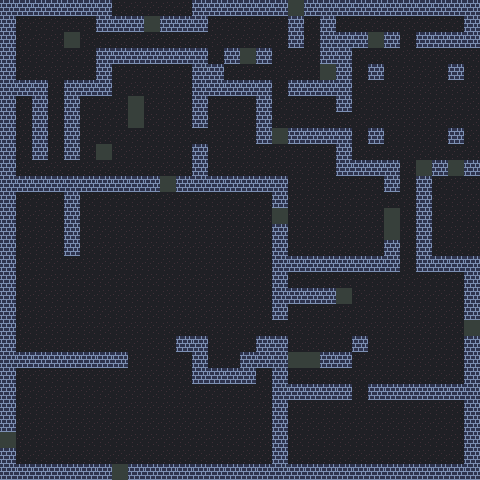

The image is a tile-based game level rendered from a .tmx file. Its description and source (layers, tilesets, objects; grid data summarised) follow:
An orthogonal 30x30 tile map with 16x16 px tiles, 1 tile layer (Tiles) and 56 objects (50x Entity, 5x Spike).

<map version="1.10" tiledversion="1.11.2" orientation="orthogonal" renderorder="right-down" width="30" height="30" tilewidth="16" tileheight="16" infinite="0" nextlayerid="3" nextobjectid="85">
 <tileset firstgid="1" source="../tilesets/atlas.tsx" />
 <layer id="1" name="Tiles" width="30" height="30">
  <data>[900 cells, 900 non-empty, 5 distinct tile ids]</data>
 </layer>
 <objectgroup id="2" name="Entities">
  <object id="1" name="Player" type="Entity" x="32" y="32" width="16" height="16" />
  <object id="2" name="Door" type="Entity" gid="34" x="96" y="48" width="16" height="16" />
  <object id="3" name="Door" type="Entity" gid="34" x="336" y="128" width="16" height="16" />
  <object id="5" name="Door" type="Entity" gid="34" x="272" y="336" width="16" height="16" />
  <object id="6" name="Beanling" type="Entity" gid="20" x="224" y="32" width="16" height="16" />
  <object id="7" name="Beanling" type="Entity" gid="20" x="304" y="80" width="16" height="16" />
  <object id="80" name="Beanling" type="Entity" gid="20" x="304" y="240" width="16" height="16" />
  <object id="11" name="Beanling" type="Entity" gid="20" x="464" y="160" width="16" height="16" />
  <object id="14" name="Beanling" type="Entity" gid="20" x="448" y="112" width="16" height="16" />
  <object id="15" name="Spike" gid="65" x="352" y="336" width="16" height="16" />
  <object id="21" name="Spike" gid="65" x="368" y="336" width="16" height="16" />
  <object id="22" name="Spike" gid="65" x="368" y="320" width="16" height="16" />
  <object id="84" name="Spike" gid="65" x="400" y="192" width="16" height="16" />
  <object id="23" name="Spike" gid="65" x="352" y="320" width="16" height="16" />
  <object id="36" name="Spike" type="Entity" gid="65" x="32" y="240" width="16" height="16" />
  <object id="37" name="Spike" type="Entity" gid="65" x="32" y="256" width="16" height="16" />
  <object id="38" name="Spike" type="Entity" gid="65" x="48" y="256" width="16" height="16" />
  <object id="39" name="Spike" type="Entity" gid="65" x="48" y="240" width="16" height="16" />
  <object id="40" name="Spike" type="Entity" gid="65" x="32" y="416" width="16" height="16" />
  <object id="41" name="Spike" type="Entity" gid="65" x="32" y="432" width="16" height="16" />
  <object id="42" name="Spike" type="Entity" gid="65" x="48" y="432" width="16" height="16" />
  <object id="43" name="Spike" type="Entity" gid="65" x="48" y="416" width="16" height="16" />
  <object id="44" name="Spike" type="Entity" gid="65" x="192" y="240" width="16" height="16" />
  <object id="45" name="Spike" type="Entity" gid="65" x="192" y="240" width="16" height="16" />
  <object id="46" name="Spike" type="Entity" gid="65" x="192" y="256" width="16" height="16" />
  <object id="47" name="Spike" type="Entity" gid="65" x="208" y="256" width="16" height="16" />
  <object id="48" name="Spike" type="Entity" gid="65" x="208" y="240" width="16" height="16" />
  <object id="49" name="Spike" type="Entity" gid="65" x="176" y="416" width="16" height="16" />
  <object id="50" name="Spike" type="Entity" gid="65" x="176" y="432" width="16" height="16" />
  <object id="51" name="Spike" type="Entity" gid="65" x="192" y="432" width="16" height="16" />
  <object id="52" name="Spike" type="Entity" gid="65" x="192" y="416" width="16" height="16" />
  <object id="53" name="Spike" type="Entity" gid="65" x="16" y="352" width="16" height="16" />
  <object id="54" name="Spike" type="Entity" gid="65" x="16" y="304" width="16" height="16" />
  <object id="57" gid="13" x="128" y="304" width="16" height="16" />
  <object id="60" name="WillowQueen" type="Entity" gid="94" x="144" y="304" width="16" height="16" />
  <object id="61" name="Spike" type="Entity" gid="65" x="48" y="96" width="16" height="16" />
  <object id="62" name="Spike" type="Entity" gid="65" x="48" y="112" width="16" height="16" />
  <object id="63" name="Spike" type="Entity" gid="65" x="48" y="128" width="16" height="16" />
  <object id="64" name="Spike" type="Entity" gid="65" x="48" y="144" width="16" height="16" />
  <object id="66" name="Door" type="Entity" gid="34" x="48" y="160" width="16" height="16" />
  <object id="67" name="Door" type="Entity" gid="34" x="192" y="144" width="16" height="16" />
  <object id="68" name="Door" type="Entity" gid="34" x="384" y="208" width="16" height="16" />
  <object id="69" name="Door" type="Entity" gid="34" x="400" y="48" width="16" height="16" />
  <object id="70" name="Spike" type="Entity" gid="65" x="352" y="400" width="16" height="16" />
  <object id="71" name="Spike" type="Entity" gid="65" x="336" y="416" width="16" height="16" />
  <object id="72" name="Spike" type="Entity" gid="65" x="352" y="416" width="16" height="16" />
  <object id="73" name="Spike" type="Entity" gid="65" x="368" y="416" width="16" height="16" />
  <object id="74" name="Beanite" type="Entity" gid="19" x="160" y="112" width="16" height="16" />
  <object id="79" name="Beanite" type="Entity" gid="19" x="304" y="176" width="16" height="16" />
  <object id="75" name="Beanite" type="Entity" gid="19" x="144" y="176" width="16" height="16" />
  <object id="76" name="RatFly" type="Entity" gid="17" x="16" y="128" width="16" height="16" />
  <object id="77" name="RatFly" type="Entity" gid="17" x="224" y="128" width="16" height="16" />
  <object id="81" name="RatFly" type="Entity" gid="17" x="336" y="32" width="16" height="16" />
  <object id="82" name="RatFly" type="Entity" gid="17" x="352" y="32" width="16" height="16" />
  <object id="83" name="RatFly" type="Entity" gid="17" x="368" y="32" width="16" height="16" />
  <object id="78" name="RatFly" type="Entity" gid="17" x="336" y="256" width="16" height="16" />
 </objectgroup>
</map>